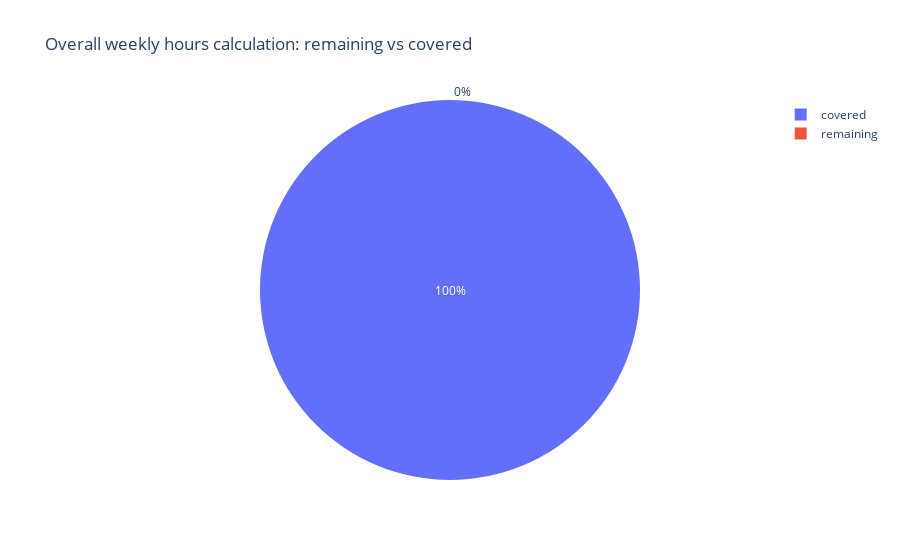

Notebook code cell kept with this figure:
### Code cell
# Pie chart
import plotly.graph_objects as go

fig = go.Figure(go.Pie(
    name="",
    values = total_calculation_df['amount'],
    labels = total_calculation_df['category'],
    customdata = total_calculation_df['amount_hrs'],
    hovertemplate = "Category: %{label} <br>Total(minutes): %{value} </br>Total(hours): %{customdata}"

))

fig.update_layout(title_text='Overall weekly hours calculation: remaining vs covered')

fig.show()

### Figure 1 — Plotly figure (JSON) as saved in the notebook; plotly's stock layout.template omitted (floating-point values rounded to 4 significant figures)
{"data": [{"customdata": ["40h 0m", "0h 0m"], "hovertemplate": "Category: %{label} <br>Total(minutes): %{value} </br>Total(hours): %{customdata}", "labels": ["covered", "remaining"], "name": "", "type": "pie", "values": [2400, 0]}], "layout": {"title": {"text": "Overall weekly hours calculation: remaining vs covered"}}}
